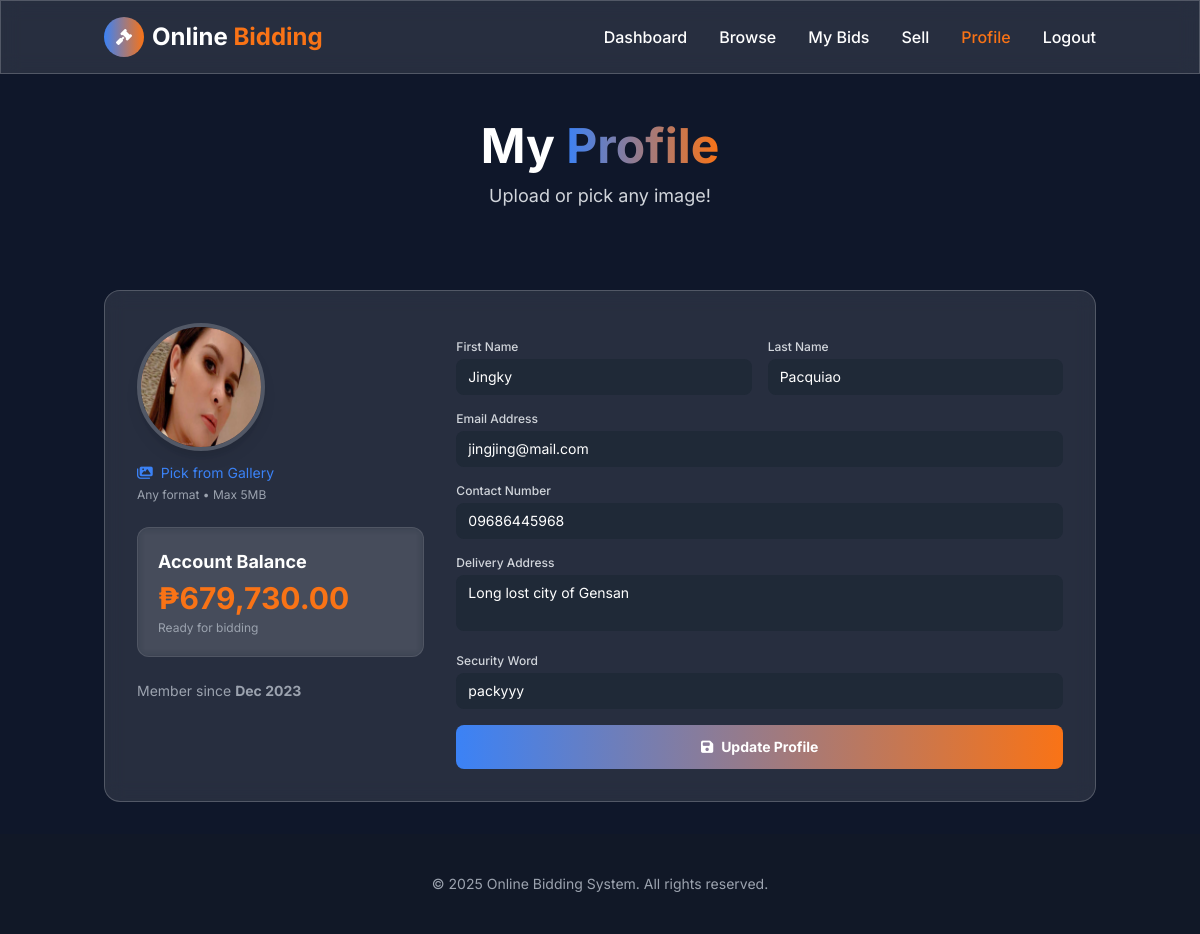
/client/profile.php (signed in), run on the app's committed database.
### tables this page shows
CREATE TABLE `users` (
  `id` int(30) NOT NULL,
  `firstName` varchar(50) NOT NULL,
  `lastName` varchar(50) NOT NULL,
  `userMoney` varchar(100) NOT NULL,
  `amountRcvble` varchar(100) NOT NULL,
  `password` text NOT NULL,
  `email` varchar(200) NOT NULL,
  `contact` varchar(100) NOT NULL,
  `address` text NOT NULL,
  `userType` tinyint(4) NOT NULL,
  `securityWord` varchar(50) NOT NULL,
  `profilePic` varchar(100) NOT NULL,
  `isLogin` smallint(6) NOT NULL,
  `date_created` datetime NOT NULL DEFAULT current_timestamp(),
  `created_at` datetime DEFAULT current_timestamp(),
  `avatar` varchar(255) DEFAULT '../assets/img/default-avatar.png'
);

### config.php (called while the page is built, shortened)
<?php
function formatCurrency($amount) {
    return '₱' . number_format($amount, 2);
}
function getUserMoney($encodedMoney) {
    return base64_decode($encodedMoney);
}
?>

### client/profile.php (the view, shortened to what this page needs)
<?php
include '../config.php';
$user_id = $_SESSION['user_id'];
$stmt = $conn->prepare("SELECT id, firstName, lastName, email, contact, address, securityWord, userMoney,
                              COALESCE(profilePic, '../assets/img/default-avatar.png') AS profilePic,
                              COALESCE(date_created, created_at, NOW()) AS reg_date
                       FROM users WHERE id = ? LIMIT 1");
$stmt->bind_param("i", $user_id);
$stmt->execute();
$user = $stmt->get_result()->fetch_assoc();
$reg_date = date('M Y', strtotime($user['reg_date'] ?? 'now'));
?>
<!DOCTYPE html>
<html lang="en">
<head>
    <script src="https://cdn.tailwindcss.com"></script>
    <link rel="stylesheet" href="https://cdnjs.cloudflare.com/ajax/libs/font-awesome/6.4.0/css/all.min.css">
</head>
<body class="bg-deep-blue text-white min-h-screen">
    <header class="sticky top-0 z-50 glass-effect py-4">
        <div class="container mx-auto px-4 flex justify-between items-center">
            <div class="flex items-center space-x-2">
                <div class="w-10 h-10 rounded-full bg-gradient-to-r from-electric-blue to-bright-orange flex items-center justify-center">
                    <i class="fas fa-gavel text-white"></i>
                </div>
                <h1 class="text-2xl font-bold">Online <span class="text-bright-orange">Bidding</span></h1>
            </div>
            <nav class="hidden md:flex space-x-8">
                <a href="dashboard.php" class="font-medium hover:text-bright-orange transition-colors">Dashboard</a>
                <a href="products.php" class="font-medium hover:text-bright-orange transition-colors">Browse</a>
                <a href="my_bids.php" class="font-medium hover:text-bright-orange transition-colors">My Bids</a>
                <a href="add_product.php" class="font-medium hover:text-bright-orange transition-colors">Sell</a>
                <a href="profile.php" class="font-medium text-bright-orange">Profile</a>
                <a href="../logout.php" class="font-medium hover:text-bright-orange transition-colors">Logout</a>
            </nav>
        </div>
    </header>
    <section class="py-12 relative overflow-hidden">
        <div class="container mx-auto px-4 text-center">
            <h2 class="text-4xl md:text-5xl font-bold mb-3">My <span class="text-gradient">Profile</span></h2>
            <p class="text-lg text-gray-300">Upload or pick any image!</p>
        </div>
    </section>
    <section class="py-8">
        <div class="container mx-auto px-4">
            <div class="glass-effect rounded-2xl p-6 md:p-8 card-hover max-w-6xl mx-auto">
                <div class="grid grid-cols-1 md:grid-cols-3 gap-8">
                    <div class="md:col-span-1 flex flex-col items-center md:items-start space-y-6">
                        <div class="text-center md:text-left">
                            <img id="avatarPreview"
                                 src="../<?php echo htmlspecialchars($user['profilePic']); ?>"
                                 alt="Profile Picture"
                                 class="avatar-preview mx-auto md:mx-0">
                            <button type="button" onclick="openAvatarModal()" class="block mt-2 text-sm text-electric-blue hover:underline">
                                <i class="fas fa-images mr-1"></i> Pick from Gallery
                            </button>
                            <p class="text-xs text-gray-400 mt-1">Any format • Max 5MB</p>
                        </div>
                        <div class="bg-white/5 backdrop-blur-sm rounded-xl p-5 w-full text-center md:text-left border border-white/10">
                            <h3 class="text-lg font-bold mb-1">Account Balance</h3>
                            <p class="text-3xl font-bold text-bright-orange"><?php echo formatCurrency(getUserMoney($user['userMoney'])); ?></p>
                            <p class="text-xs text-gray-400 mt-1">Ready for bidding</p>
                        </div>
                        <p class="text-sm text-gray-400 text-center md:text-left">
                            Member since <strong><?php echo $reg_date; ?></strong>
                        </p>
                    </div>
                    <div class="md:col-span-2 space-y-5">
                        <form method="POST" action="" enctype="multipart/form-data" class="space-y-4">
                            <div class="grid grid-cols-1 sm:grid-cols-2 gap-4">
                                <div>
                                    <label class="block text-xs font-medium text-gray-300 mb-1">First Name</label>
                                    <input type="text" name="firstName" value="<?php echo htmlspecialchars($user['firstName']); ?>" required class="w-full px-3 py-2 bg-gray-800 rounded-lg input-focus text-white text-sm">
                                </div>
                                <div>
                                    <label class="block text-xs font-medium text-gray-300 mb-1">Last Name</label>
                                    <input type="text" name="lastName" value="<?php echo htmlspecialchars($user['lastName']); ?>" required class="w-full px-3 py-2 bg-gray-800 rounded-lg input-focus text-white text-sm">
                                </div>
                            </div>
                            <div>
                                <label class="block text-xs font-medium text-gray-300 mb-1">Email Address</label>
                                <input type="email" name="email" value="<?php echo htmlspecialchars($user['email']); ?>" required class="w-full px-3 py-2 bg-gray-800 rounded-lg input-focus text-white text-sm">
                            </div>
                            <div>
                                <label class="block text-xs font-medium text-gray-300 mb-1">Contact Number</label>
                                <input type="text" name="contact" value="<?php echo htmlspecialchars($user['contact']); ?>" required class="w-full px-3 py-2 bg-gray-800 rounded-lg input-focus text-white text-sm">
                            </div>
                            <div>
                                <label class="block text-xs font-medium text-gray-300 mb-1">Delivery Address</label>
                                <textarea name="address" rows="2" required class="w-full px-3 py-2 bg-gray-800 rounded-lg input-focus text-white text-sm resize-none"><?php echo htmlspecialchars($user['address']); ?></textarea>
                            </div>
                            <div>
                                <label class="block text-xs font-medium text-gray-300 mb-1">Security Word</label>
                                <input type="text" name="securityWord" value="<?php echo htmlspecialchars($user['securityWord']); ?>" required class="w-full px-3 py-2 bg-gray-800 rounded-lg input-focus text-white text-sm">
                            </div>
                            <button type="submit" class="w-full py-3 bg-gradient-to-r from-electric-blue to-bright-orange rounded-lg font-bold text-sm hover:opacity-90 transition-all btn-glow flex items-center justify-center gap-2">
                                <i class="fas fa-save"></i> Update Profile
                            </button>
                        </form>
                    </div>
                </div>
            </div>
        </div>
    </section>
    <footer class="py-10 bg-gray-900 text-center text-gray-400 text-sm">
        <div class="container mx-auto px-4">
            <p>© 2025 Online Bidding System. All rights reserved.</p>
        </div>
    </footer>
</body>
</html>

### data on the page
users: userMoney "₱679,730.00", firstName "Jingky", lastName "Pacquiao", email "jingjing@mail.com", contact "09686445968", address "Long lost city of Gensan", securityWord "packyyy"

### other printed values
$reg_date "Dec 2023"
